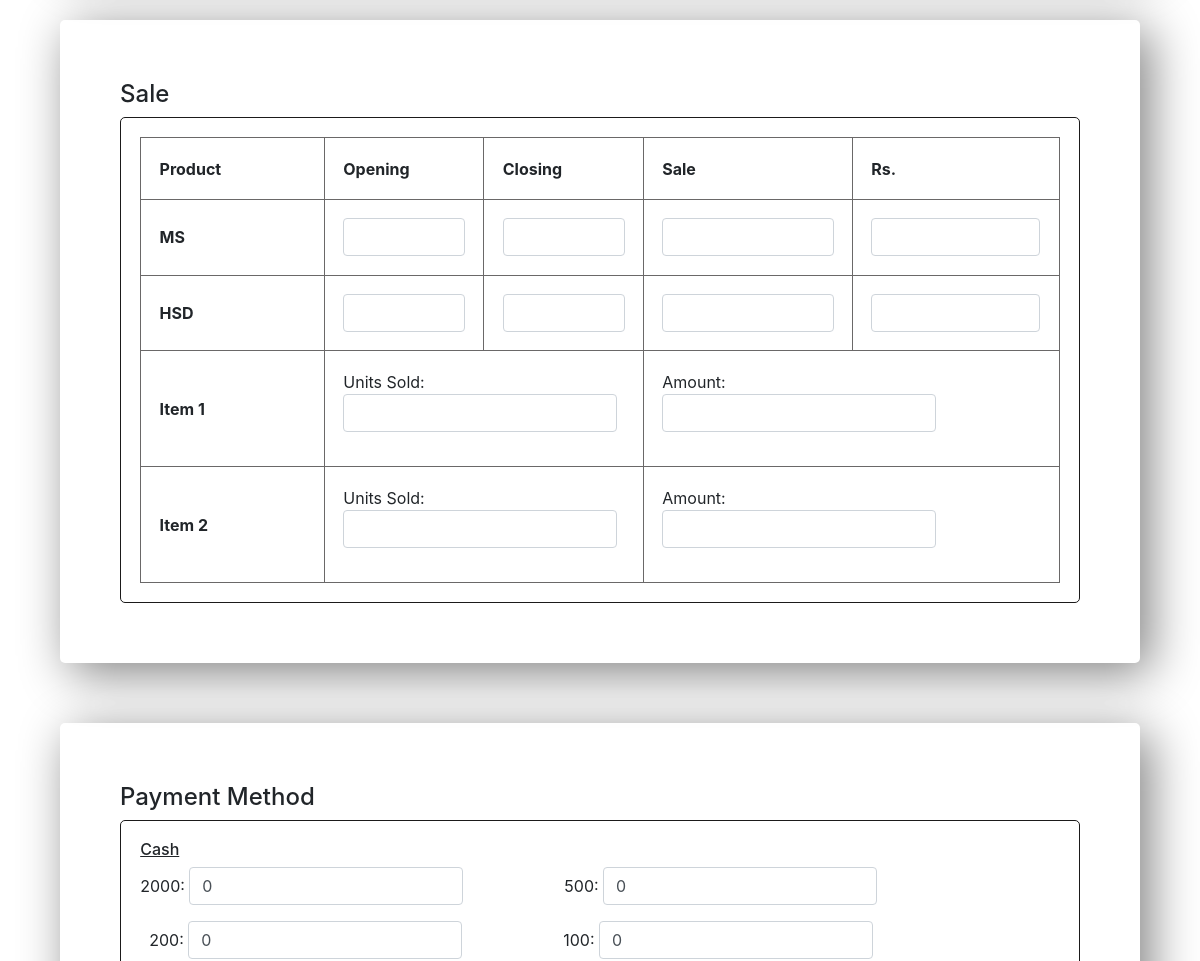
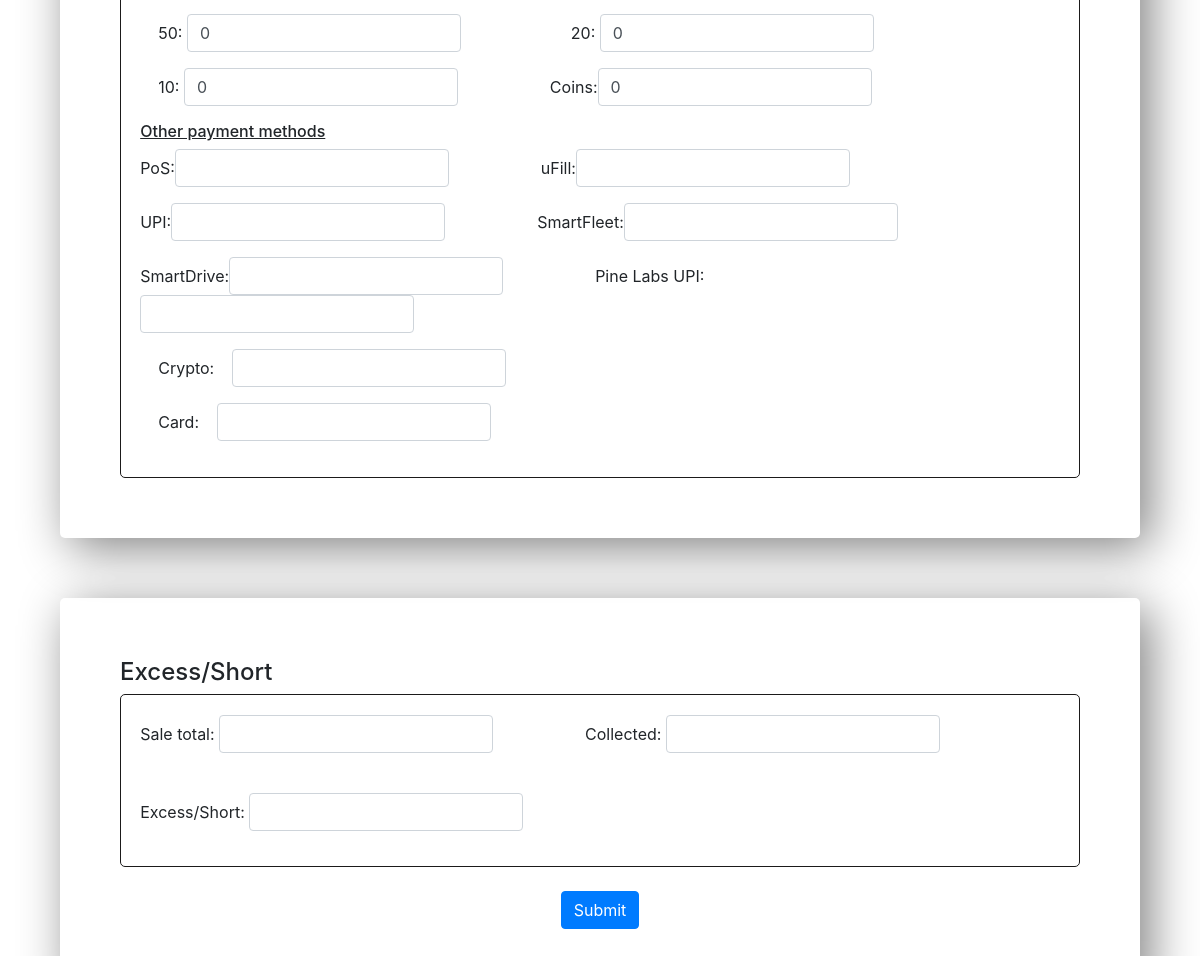
The app's page /dailysales (signed in, lower part), older data (2 pictures, top to bottom).
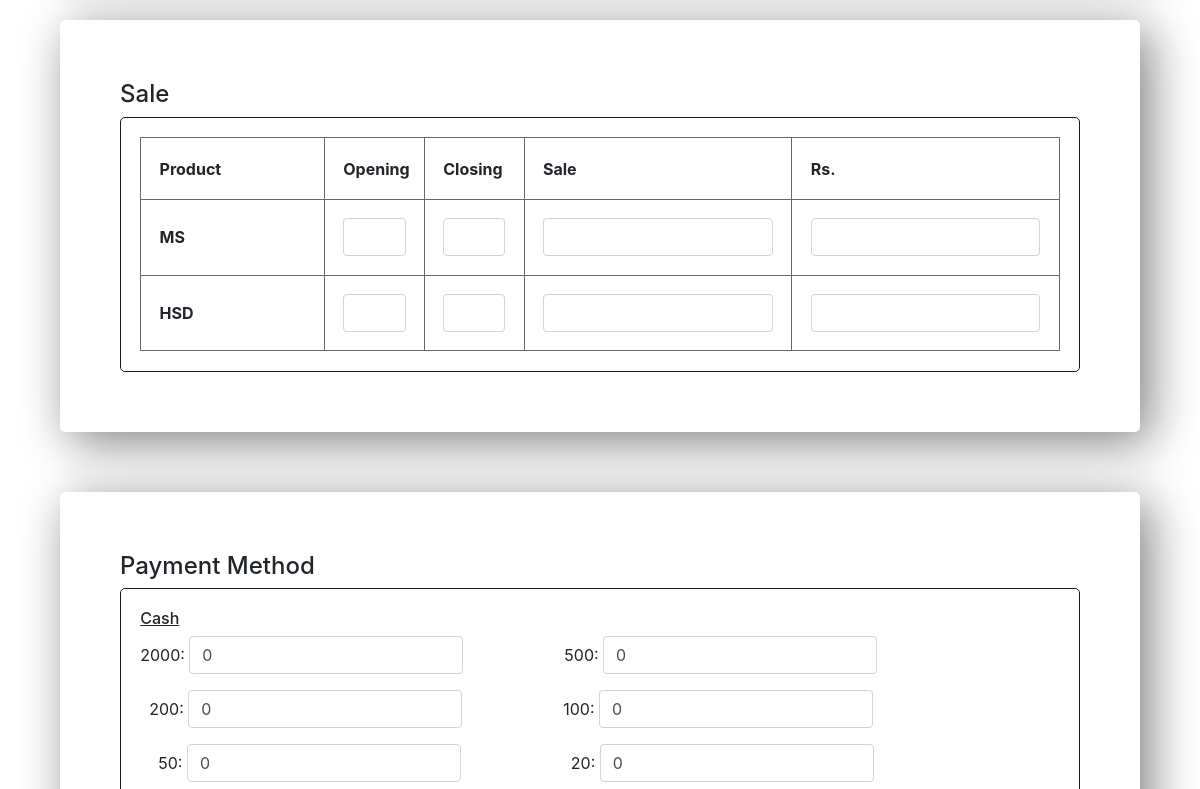
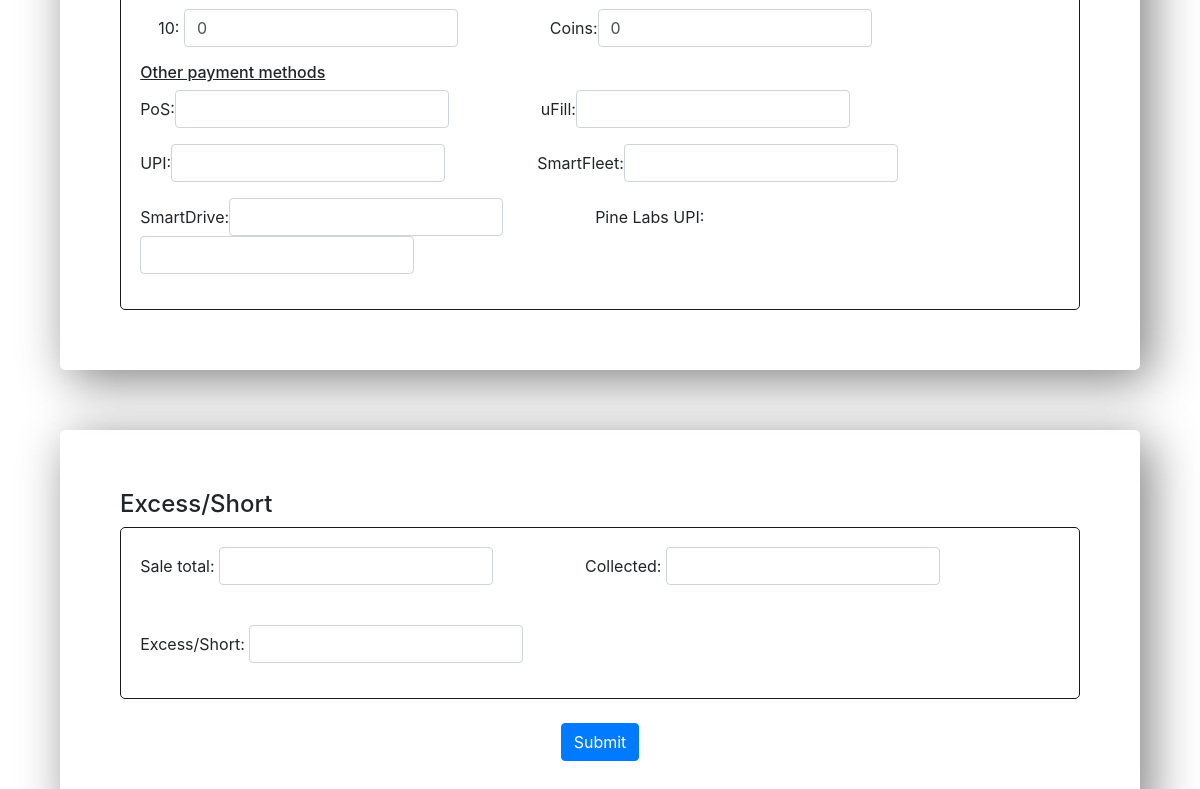
The same page, newer data (2 pictures, top to bottom).
### website/models.py (models this page shows)
class inventory(db.Model):
    inv_id = db.Column(db.Integer, primary_key = True)
    name = db.Column(db.String(150))
    stock = db.Column(db.Integer)
    price = db.Column(db.Integer)

class payment_method(db.Model):
    payment_method = db.Column(db.String(150), primary_key = True)

### website/views.py (the view, shortened to what this page needs)
@views.route('/dailysales', methods=['GET','POST'])
@login_required
def dailysales():
    items = inventory.query.all()
    date = request.form.get("date")
    emp_id = request.form.get("emp_id")
    bay = request.form.get("bay")
    shift = request.form.get("shift")
    ms_opening = request.form.get("ms_opening")
    ms_closing = request.form.get("ms_closing")
    ms_sales = request.form.get("ms_sales")
    ms_amount = request.form.get("ms_amount")
    hsd_opening = request.form.get("hsd_opening")
    hsd_closing = request.form.get("hsd_closing")
    hsd_sales = request.form.get("hsd_sales")
    hsd_amount = request.form.get("hsd_amount")
    s_total = request.form.get("stotal")
    two_thousand = request.form.get("two_thousand")
    five_hundred = request.form.get("five_hundred")
    two_hundred = request.form.get("two_hundred")
    one_hundred = request.form.get("one_hundred")
    fifty = request.form.get("fifty")
    twenty = request.form.get("twenty")
    ten = request.form.get("ten")
    coins = request.form.get("coins")
    pos = request.form.get("pos")
    ufill = request.form.get("ufill")
    upi = request.form.get("upi")
    smartfleet = request.form.get("smartfleet")
    smartdrive = request.form.get("smartdrive")
    pinelabs = request.form.get("pinelabs")
    dtotal = request.form.get("dtotal")
    diff = request.form.get("diff")
    format_str = '%Y-%m-%d'
    date1 = datetime.datetime.now().strftime(format_str)
    print(date1)
    daily = db.session.query(duty_posting).filter(duty_posting.date == date1).all()
    print(daily)
    employees = employee.query.all()
    salelist=[]
    pays = payment_method.query.all()
    return render_template("dailysales.html",user=current_user, employees=employees, items=items,pays=pays)

### website/templates/dailysales.html (shortened to what the changed rows need)
{% extends 'base.html' %}
{% block content %}
<head>
</head>
<form method="POST">
      <div
            style="margin: 5%; margin-top: 2%; border: black 2px; padding: 5%; border-radius: 5px; box-shadow: 10px 10px 50px grey">
            <div style="border: solid rgb(27, 26, 26) 1px; border-radius: 5px; padding: 2%;">
                  <table width="100%">
                        <tr>
                              <th style="width: 20%;">
                                    Product
                              </th>
                              <th>
                                    Opening
                              </th>
                              <th>
                                    Closing
                              </th>
                              <th>
                                    Sale
                              </th>
                              <th>
                                    Rs.
                              </th>
                        </tr>
                        <tr>
                              <th class="w-auto">
                                    MS &nbsp;
                              </th>
                        </tr>
                        <tr>
                              <th class="w-auto">
                                    HSD &nbsp;
                              </th>
                        </tr>
                        {% for item in items %}
                        <tr>
                              <th>
                                    {{item.name}}
                              </th>
                              <td colspan="2">
                                    <div class="form-group form-inline">
                                          <label for="units_sold">Units Sold:&nbsp;</label>
                                          <input type="text" class="form-control" id="units_sold{{item.inv_id}}" name="units_sold{{item.inv_id}}"
                                                style="margin-right: 10%;"/>
                                    </div>
                              </td>
                              <td colspan="2">
                                    <div class="form-group form-inline">
                                          <label for="units_sale">Amount:&nbsp;</label>
                                          <input type="text" class="form-control" id="units_sale{{item.inv_id}}" name="units_sale{{item.inv_id}}"
                                                style="margin-right: 10%;"/>
                                    </div>
                              </td>
                        </tr>
                        {% endfor %}
                  </table>
            </div>
      </div>
      <div
            style="margin: 5%; margin-top: 2%; border: black 2px; padding: 5%; border-radius: 5px; box-shadow: 10px 10px 50px grey">
            <div style="border: solid rgb(27, 26, 26) 1px; border-radius: 5px; padding: 2%;">
                  <div>
                  {% for pay in pays %}
                  <div class="form-group form-inline">
                        <label for="ten">&nbsp;&nbsp;&nbsp;&nbsp;{{pay.payment_method}}:&nbsp;&nbsp;&nbsp;&nbsp;</label>
                        <input type="text" class="form-control" id="pay.payment_method" name="pay.payment_method" style="margin-right: 10%;" />
                  </div>
                  {% endfor %}
                  </div>
            </div>
      </div>
      </div>
{% endblock %}

Row changes from the older to the newer data that the page shows:
removed inventory: name "Item 1"
removed inventory: name "Item 2"
removed payment_method: payment_method "Crypto"
removed payment_method: payment_method "Card"
